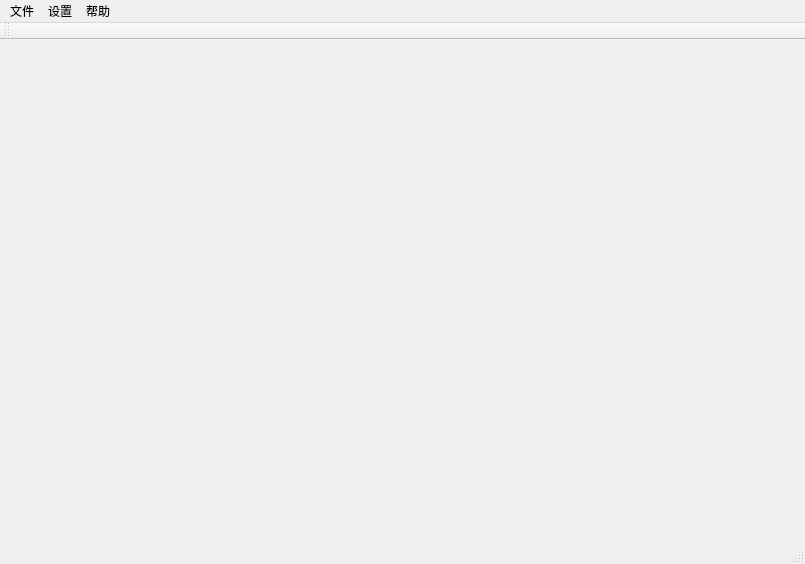
<?xml version="1.0" encoding="UTF-8"?>
<ui version="4.0">
 <class>QtLaserScanerClass</class>
 <widget class="QMainWindow" name="QtLaserScanerClass">
  <property name="geometry">
   <rect>
    <x>0</x>
    <y>0</y>
    <width>805</width>
    <height>564</height>
   </rect>
  </property>
  <property name="windowTitle">
   <string>QtLaserScaner</string>
  </property>
  <widget class="QWidget" name="centralWidget"/>
  <widget class="QStatusBar" name="statusBar"/>
  <widget class="QMenuBar" name="menuBar">
   <property name="geometry">
    <rect>
     <x>0</x>
     <y>0</y>
     <width>805</width>
     <height>26</height>
    </rect>
   </property>
   <widget class="QMenu" name="menu_File">
    <property name="title">
     <string>文件</string>
    </property>
   </widget>
   <widget class="QMenu" name="menu_Set">
    <property name="title">
     <string>设置</string>
    </property>
   </widget>
   <widget class="QMenu" name="menu">
    <property name="title">
     <string>帮助</string>
    </property>
    <addaction name="action_about"/>
   </widget>
   <addaction name="menu_File"/>
   <addaction name="menu_Set"/>
   <addaction name="menu"/>
  </widget>
  <widget class="QToolBar" name="toolBar">
   <property name="windowTitle">
    <string>toolBar</string>
   </property>
   <attribute name="toolBarArea">
    <enum>TopToolBarArea</enum>
   </attribute>
   <attribute name="toolBarBreak">
    <bool>false</bool>
   </attribute>
  </widget>
  <action name="action_about">
   <property name="text">
    <string>关于</string>
   </property>
  </action>
 </widget>
 <layoutdefault spacing="6" margin="11"/>
 <resources>
  <include location="QtLaserScaner.qrc"/>
 </resources>
 <connections/>
</ui>
